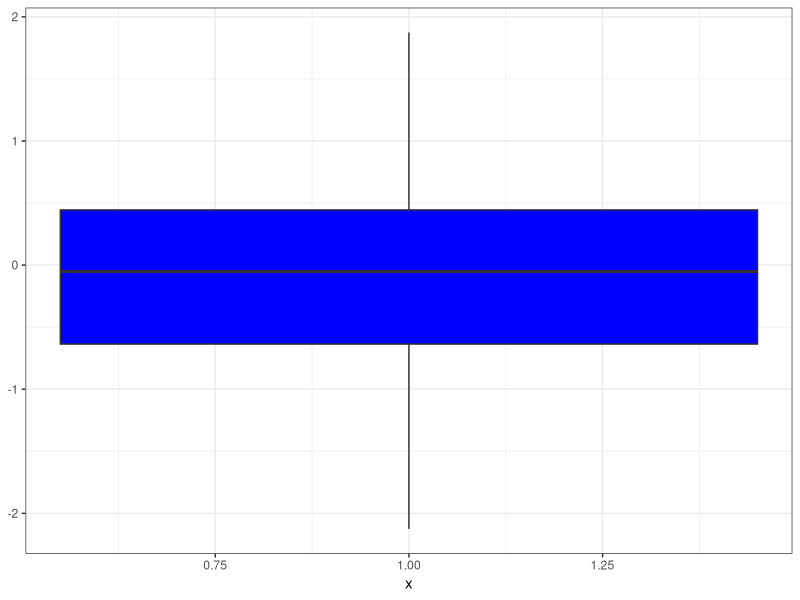

Write the R code that produced this figure.
## ---- chunk 1
library(ggplot2)
y <- rnorm(100)
df <- data.frame(
  x = 1,
  y0 = min(y),
  y25 = quantile(y, 0.25),
  y50 = median(y),
  y75 = quantile(y, 0.75),
  y100 = max(y)
)
ggplot(df, aes(x)) +
  geom_boxplot(
   aes(ymin = y0, lower = y25, middle = y50, upper = y75, ymax = y100),
   stat = "identity",
   fill = "blue"
 ) +
  theme_bw()

summary(mtcars)
